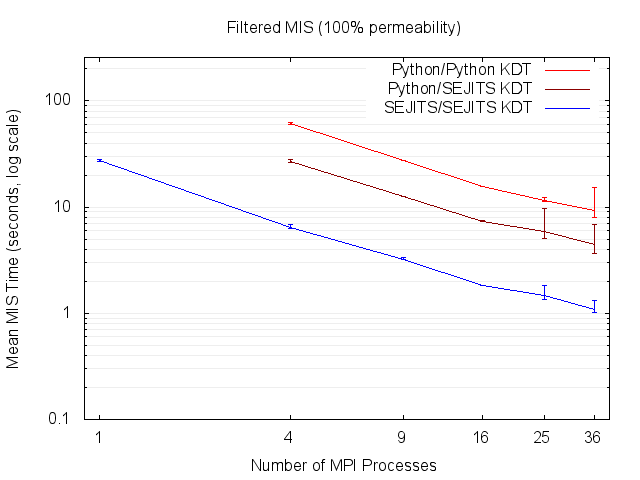

Here is the gnuplot script that generated this plot:
set title "Filtered MIS (100% permeability)"
set terminal png
set output "gnuplot_100.png"
set xrange [0.9:40]
set yrange [0.1:256]
set logscale y
set logscale x
set xlabel 'Number of MPI Processes'
set ylabel 'Mean MIS Time (seconds, log scale)'
set xtics ('1' 1, '36' 36, '9' 9, '16' 16, '25' 25, '4' 4)
plot\
 "gnuplot_100.dat" every ::1 using 1:2:3:4 title '' ps 0 lc rgb '#FF0000' with errorbars,\
 "gnuplot_100.dat" every ::1 using 1:2 title 'Python/Python KDT' lc rgb '#FF0000' with lines,\
 "gnuplot_100.dat" every ::1 using 1:5:6:7 title '' ps 0 lc rgb '#8B0000' with errorbars,\
 "gnuplot_100.dat" every ::1 using 1:5 title 'Python/SEJITS KDT' lc rgb '#8B0000' with lines,\
 "gnuplot_100.dat" every ::1 using 1:8:9:10 title '' ps 0 lc rgb '#0000FF' with errorbars,\
 "gnuplot_100.dat" every ::1 using 1:8 title 'SEJITS/SEJITS KDT' lc rgb '#0000FF' with lines
